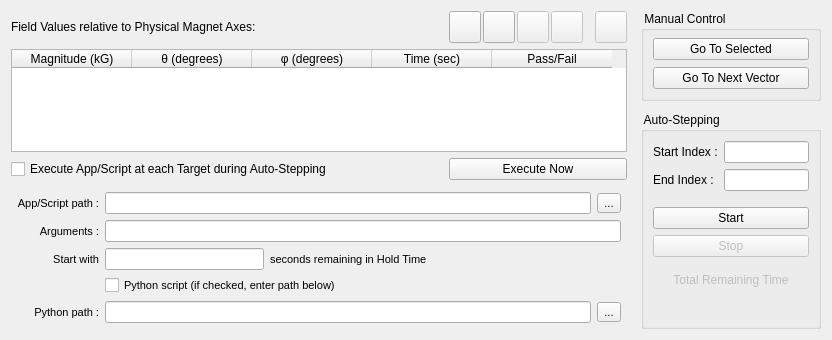
      <widget class="QWidget" name="vectorTableTab">
       <property name="font">
        <font>
         <pointsize>9</pointsize>
         <bold>false</bold>
        </font>
       </property>
       <attribute name="title">
        <string>Vector Table</string>
       </attribute>
       <attribute name="toolTip">
        <string>Vectors relative to physical magnet axes</string>
       </attribute>
       <layout class="QGridLayout" name="vectorTabLayout">
        <property name="horizontalSpacing">
         <number>14</number>
        </property>
        <property name="verticalSpacing">
         <number>6</number>
        </property>
        <item row="0" column="4">
         <widget class="QFrame" name="vectorRowEditFrame">
          <property name="minimumSize">
           <size>
            <width>0</width>
            <height>32</height>
           </size>
          </property>
          <property name="frameShape">
           <enum>QFrame::NoFrame</enum>
          </property>
          <property name="frameShadow">
           <enum>QFrame::Raised</enum>
          </property>
          <property name="lineWidth">
           <number>0</number>
          </property>
          <layout class="QHBoxLayout" name="vectorRowEditHorizontalLayout">
           <property name="spacing">
            <number>2</number>
           </property>
           <property name="leftMargin">
            <number>0</number>
           </property>
           <property name="topMargin">
            <number>0</number>
           </property>
           <property name="rightMargin">
            <number>0</number>
           </property>
           <property name="bottomMargin">
            <number>0</number>
           </property>
           <item>
            <widget class="QToolButton" name="vectorAddRowAboveToolButton">
             <property name="enabled">
              <bool>true</bool>
             </property>
             <property name="minimumSize">
              <size>
               <width>32</width>
               <height>32</height>
              </size>
             </property>
             <property name="toolTip">
              <string>Add Row Above</string>
             </property>
             <property name="text">
              <string/>
             </property>
             <property name="icon">
              <iconset>
               <normalon>:/multiaxis/Resources/insert-above.png</normalon>
              </iconset>
             </property>
             <property name="iconSize">
              <size>
               <width>24</width>
               <height>24</height>
              </size>
             </property>
            </widget>
           </item>
           <item>
            <widget class="QToolButton" name="vectorAddRowBelowToolButton">
             <property name="enabled">
              <bool>true</bool>
             </property>
             <property name="minimumSize">
              <size>
               <width>32</width>
               <height>32</height>
              </size>
             </property>
             <property name="toolTip">
              <string>Add Row Below</string>
             </property>
             <property name="text">
              <string/>
             </property>
             <property name="icon">
              <iconset resource="multiaxisoperation.qrc">
               <normaloff>:/multiaxis/Resources/insert-below.png</normaloff>:/multiaxis/Resources/insert-below.png</iconset>
             </property>
             <property name="iconSize">
              <size>
               <width>24</width>
               <height>24</height>
              </size>
             </property>
            </widget>
           </item>
           <item>
            <widget class="QToolButton" name="vectorRemoveRowToolButton">
             <property name="enabled">
              <bool>false</bool>
             </property>
             <property name="minimumSize">
              <size>
               <width>32</width>
               <height>32</height>
              </size>
             </property>
             <property name="toolTip">
              <string>Delete Row</string>
             </property>
             <property name="text">
              <string/>
             </property>
             <property name="icon">
              <iconset resource="multiaxisoperation.qrc">
               <normaloff>:/multiaxis/Resources/delete-row.png</normaloff>:/multiaxis/Resources/delete-row.png</iconset>
             </property>
             <property name="iconSize">
              <size>
               <width>24</width>
               <height>24</height>
              </size>
             </property>
            </widget>
           </item>
           <item>
            <widget class="QToolButton" name="vectorTableClearToolButton">
             <property name="enabled">
              <bool>false</bool>
             </property>
             <property name="minimumSize">
              <size>
               <width>32</width>
               <height>32</height>
              </size>
             </property>
             <property name="toolTip">
              <string>Clear Table</string>
             </property>
             <property name="text">
              <string/>
             </property>
             <property name="icon">
              <iconset resource="multiaxisoperation.qrc">
               <normaloff>:/multiaxis/Resources/erase-table.png</normaloff>:/multiaxis/Resources/erase-table.png</iconset>
             </property>
             <property name="iconSize">
              <size>
               <width>24</width>
               <height>24</height>
              </size>
             </property>
            </widget>
           </item>
           <item>
            <spacer name="tableToolBarSpacer">
             <property name="orientation">
              <enum>Qt::Horizontal</enum>
             </property>
             <property name="sizeType">
              <enum>QSizePolicy::Fixed</enum>
             </property>
             <property name="sizeHint" stdset="0">
              <size>
               <width>10</width>
               <height>20</height>
              </size>
             </property>
            </spacer>
           </item>
           <item>
            <widget class="QToolButton" name="pswitchToggleToolButton">
             <property name="enabled">
              <bool>false</bool>
             </property>
             <property name="minimumSize">
              <size>
               <width>32</width>
               <height>32</height>
              </size>
             </property>
             <property name="toolTip">
              <string>Toggle Persistence for All Entries</string>
             </property>
             <property name="text">
              <string/>
             </property>
             <property name="icon">
              <iconset resource="multiaxisoperation.qrc">
               <normaloff>:/multiaxis/Resources/pswitch.png</normaloff>:/multiaxis/Resources/pswitch.png</iconset>
             </property>
             <property name="iconSize">
              <size>
               <width>24</width>
               <height>24</height>
              </size>
             </property>
            </widget>
           </item>
          </layout>
         </widget>
        </item>
        <item row="0" column="5" rowspan="4">
         <widget class="QFrame" name="vectorControlFrame">
          <property name="maximumSize">
           <size>
            <width>180</width>
            <height>16777215</height>
           </size>
          </property>
          <property name="frameShape">
           <enum>QFrame::NoFrame</enum>
          </property>
          <property name="frameShadow">
           <enum>QFrame::Raised</enum>
          </property>
          <property name="lineWidth">
           <number>0</number>
          </property>
          <layout class="QVBoxLayout" name="controlFrameLayout">
           <property name="spacing">
            <number>11</number>
           </property>
           <property name="leftMargin">
            <number>0</number>
           </property>
           <property name="topMargin">
            <number>0</number>
           </property>
           <property name="rightMargin">
            <number>0</number>
           </property>
           <property name="bottomMargin">
            <number>0</number>
           </property>
           <item>
            <widget class="QGroupBox" name="manualVectorControlGroupBox">
             <property name="title">
              <string> Manual Control </string>
             </property>
             <layout class="QVBoxLayout" name="manualControlLayout">
              <property name="spacing">
               <number>7</number>
              </property>
              <property name="topMargin">
               <number>7</number>
              </property>
              <item>
               <widget class="QPushButton" name="goToSelectedButton">
                <property name="toolTip">
                 <string>Goes to first row in selection</string>
                </property>
                <property name="text">
                 <string>Go To Selected</string>
                </property>
               </widget>
              </item>
              <item>
               <widget class="QPushButton" name="goToNextVectorButton">
                <property name="minimumSize">
                 <size>
                  <width>150</width>
                  <height>0</height>
                 </size>
                </property>
                <property name="toolTip">
                 <string>Goes to next vector in table</string>
                </property>
                <property name="text">
                 <string>Go To Next Vector</string>
                </property>
               </widget>
              </item>
             </layout>
            </widget>
           </item>
           <item>
            <widget class="QGroupBox" name="autoStepGroupBox">
             <property name="minimumSize">
              <size>
               <width>0</width>
               <height>211</height>
              </size>
             </property>
             <property name="title">
              <string> Auto-Stepping </string>
             </property>
             <layout class="QGridLayout" name="autostepLayout">
              <item row="1" column="1">
               <widget class="QLineEdit" name="endIndexEdit"/>
              </item>
              <item row="6" column="0" colspan="2">
               <widget class="QLabel" name="autostepRemainingTimeLabel">
                <property name="enabled">
                 <bool>false</bool>
                </property>
                <property name="text">
                 <string>Total Remaining Time</string>
                </property>
                <property name="alignment">
                 <set>Qt::AlignCenter</set>
                </property>
               </widget>
              </item>
              <item row="7" column="0" colspan="2">
               <widget class="QLabel" name="autostepRemainingTimeValue">
                <property name="enabled">
                 <bool>false</bool>
                </property>
                <property name="text">
                 <string/>
                </property>
                <property name="alignment">
                 <set>Qt::AlignCenter</set>
                </property>
               </widget>
              </item>
              <item row="8" column="1">
               <spacer name="verticalSpacer_2">
                <property name="orientation">
                 <enum>Qt::Vertical</enum>
                </property>
                <property name="sizeType">
                 <enum>QSizePolicy::MinimumExpanding</enum>
                </property>
                <property name="sizeHint" stdset="0">
                 <size>
                  <width>20</width>
                  <height>10</height>
                 </size>
                </property>
               </spacer>
              </item>
              <item row="3" column="0" colspan="2">
               <widget class="QPushButton" name="autostepStartButton">
                <property name="text">
                 <string>Start</string>
                </property>
               </widget>
              </item>
              <item row="2" column="1">
               <spacer name="verticalSpacer">
                <property name="orientation">
                 <enum>Qt::Vertical</enum>
                </property>
                <property name="sizeType">
                 <enum>QSizePolicy::Preferred</enum>
                </property>
                <property name="sizeHint" stdset="0">
                 <size>
                  <width>20</width>
                  <height>10</height>
                 </size>
                </property>
               </spacer>
              </item>
              <item row="4" column="0" colspan="2">
               <widget class="QPushButton" name="autostartStopButton">
                <property name="enabled">
                 <bool>false</bool>
                </property>
                <property name="text">
                 <string>Stop</string>
                </property>
               </widget>
              </item>
              <item row="0" column="1">
               <widget class="QLineEdit" name="startIndexEdit"/>
              </item>
              <item row="0" column="0">
               <widget class="QLabel" name="startIndexLabel">
                <property name="text">
                 <string>Start Index :</string>
                </property>
               </widget>
              </item>
              <item row="1" column="0">
               <widget class="QLabel" name="endIndexLabel">
                <property name="text">
                 <string>End Index :</string>
                </property>
               </widget>
              </item>
              <item row="5" column="1">
               <spacer name="verticalSpacer_5">
                <property name="orientation">
                 <enum>Qt::Vertical</enum>
                </property>
                <property name="sizeType">
                 <enum>QSizePolicy::Preferred</enum>
                </property>
                <property name="sizeHint" stdset="0">
                 <size>
                  <width>20</width>
                  <height>10</height>
                 </size>
                </property>
               </spacer>
              </item>
             </layout>
            </widget>
           </item>
          </layout>
         </widget>
        </item>
        <item row="1" column="0" colspan="5">
         <widget class="QTableWidgetWithCopyPaste" name="vectorsTableWidget">
          <property name="font">
           <font>
            <pointsize>9</pointsize>
            <bold>false</bold>
           </font>
          </property>
          <property name="sizeAdjustPolicy">
           <enum>QAbstractScrollArea::AdjustToContents</enum>
          </property>
          <property name="alternatingRowColors">
           <bool>false</bool>
          </property>
          <property name="selectionMode">
           <enum>QAbstractItemView::SingleSelection</enum>
          </property>
          <property name="selectionBehavior">
           <enum>QAbstractItemView::SelectRows</enum>
          </property>
          <property name="gridStyle">
           <enum>Qt::SolidLine</enum>
          </property>
          <property name="wordWrap">
           <bool>false</bool>
          </property>
          <attribute name="horizontalHeaderMinimumSectionSize">
           <number>80</number>
          </attribute>
          <attribute name="horizontalHeaderDefaultSectionSize">
           <number>120</number>
          </attribute>
          <attribute name="verticalHeaderMinimumSectionSize">
           <number>24</number>
          </attribute>
          <attribute name="verticalHeaderDefaultSectionSize">
           <number>26</number>
          </attribute>
          <column>
           <property name="text">
            <string>Magnitude (kG)</string>
           </property>
           <property name="font">
            <font/>
           </property>
          </column>
          <column>
           <property name="text">
            <string>θ (degrees)</string>
           </property>
           <property name="font">
            <font/>
           </property>
          </column>
          <column>
           <property name="text">
            <string>φ (degrees)</string>
           </property>
           <property name="font">
            <font/>
           </property>
          </column>
          <column>
           <property name="text">
            <string>Time (sec)</string>
           </property>
           <property name="font">
            <font/>
           </property>
          </column>
          <column>
           <property name="text">
            <string>Pass/Fail</string>
           </property>
          </column>
         </widget>
        </item>
        <item row="2" column="0">
         <widget class="QCheckBox" name="executeCheckBox">
          <property name="minimumSize">
           <size>
            <width>0</width>
            <height>20</height>
           </size>
          </property>
          <property name="maximumSize">
           <size>
            <width>16777215</width>
            <height>20</height>
           </size>
          </property>
          <property name="toolTip">
           <string>Launches the specified app or script in the background at each table target</string>
          </property>
          <property name="text">
           <string>Execute App/Script at each Target during Auto-Stepping</string>
          </property>
         </widget>
        </item>
        <item row="3" column="0" colspan="5">
         <widget class="QFrame" name="appFrame">
          <property name="sizePolicy">
           <sizepolicy hsizetype="Preferred" vsizetype="Fixed">
            <horstretch>0</horstretch>
            <verstretch>0</verstretch>
           </sizepolicy>
          </property>
          <property name="minimumSize">
           <size>
            <width>0</width>
            <height>137</height>
           </size>
          </property>
          <property name="font">
           <font>
            <pointsize>8</pointsize>
            <bold>false</bold>
           </font>
          </property>
          <property name="frameShape">
           <enum>QFrame::NoFrame</enum>
          </property>
          <property name="frameShadow">
           <enum>QFrame::Plain</enum>
          </property>
          <layout class="QGridLayout" name="appLayout">
           <property name="leftMargin">
            <number>6</number>
           </property>
           <property name="topMargin">
            <number>6</number>
           </property>
           <property name="rightMargin">
            <number>6</number>
           </property>
           <property name="bottomMargin">
            <number>6</number>
           </property>
           <item row="1" column="4">
            <widget class="QToolButton" name="appLocationButton">
             <property name="toolTip">
              <string>Browse for location...</string>
             </property>
             <property name="text">
              <string>...</string>
             </property>
            </widget>
           </item>
           <item row="5" column="4">
            <widget class="QToolButton" name="pythonLocationButton">
             <property name="toolTip">
              <string>Browse for Python location...</string>
             </property>
             <property name="text">
              <string>...</string>
             </property>
            </widget>
           </item>
           <item row="1" column="0">
            <widget class="QLabel" name="appLocationLabel">
             <property name="text">
              <string>App/Script path :</string>
             </property>
             <property name="alignment">
              <set>Qt::AlignRight|Qt::AlignTrailing|Qt::AlignVCenter</set>
             </property>
            </widget>
           </item>
           <item row="3" column="4">
            <spacer name="horizontalSpacer_7">
             <property name="orientation">
              <enum>Qt::Horizontal</enum>
             </property>
             <property name="sizeType">
              <enum>QSizePolicy::Minimum</enum>
             </property>
             <property name="sizeHint" stdset="0">
              <size>
               <width>10</width>
               <height>20</height>
              </size>
             </property>
            </spacer>
           </item>
           <item row="3" column="2">
            <widget class="QLabel" name="appStartLabel2">
             <property name="text">
              <string>seconds remaining in Hold Time</string>
             </property>
            </widget>
           </item>
           <item row="3" column="0">
            <widget class="QLabel" name="appStartLabel1">
             <property name="text">
              <string>Start with</string>
             </property>
             <property name="alignment">
              <set>Qt::AlignRight|Qt::AlignTrailing|Qt::AlignVCenter</set>
             </property>
            </widget>
           </item>
           <item row="5" column="0">
            <widget class="QLabel" name="pythonPathLabel">
             <property name="text">
              <string>Python path :</string>
             </property>
             <property name="alignment">
              <set>Qt::AlignRight|Qt::AlignTrailing|Qt::AlignVCenter</set>
             </property>
            </widget>
           </item>
           <item row="4" column="1" colspan="4">
            <widget class="QCheckBox" name="pythonCheckBox">
             <property name="text">
              <string>Python script (if checked, enter path below)</string>
             </property>
            </widget>
           </item>
           <item row="3" column="1">
            <widget class="QLineEdit" name="appStartEdit">
             <property name="minimumSize">
              <size>
               <width>0</width>
               <height>20</height>
              </size>
             </property>
             <property name="alignment">
              <set>Qt::AlignCenter</set>
             </property>
            </widget>
           </item>
           <item row="2" column="0">
            <widget class="QLabel" name="appArgsLabel">
             <property name="text">
              <string>Arguments :</string>
             </property>
             <property name="alignment">
              <set>Qt::AlignRight|Qt::AlignTrailing|Qt::AlignVCenter</set>
             </property>
            </widget>
           </item>
           <item row="3" column="3">
            <spacer name="horizontalSpacer_8">
             <property name="orientation">
              <enum>Qt::Horizontal</enum>
             </property>
             <property name="sizeHint" stdset="0">
              <size>
               <width>40</width>
               <height>20</height>
              </size>
             </property>
            </spacer>
           </item>
           <item row="1" column="1" colspan="3">
            <widget class="QLineEdit" name="appLocationEdit">
             <property name="minimumSize">
              <size>
               <width>0</width>
               <height>20</height>
              </size>
             </property>
            </widget>
           </item>
           <item row="5" column="1" colspan="3">
            <widget class="QLineEdit" name="pythonPathEdit">
             <property name="minimumSize">
              <size>
               <width>0</width>
               <height>21</height>
              </size>
             </property>
            </widget>
           </item>
           <item row="2" column="1" colspan="4">
            <widget class="QLineEdit" name="appArgsEdit">
             <property name="minimumSize">
              <size>
               <width>0</width>
               <height>20</height>
              </size>
             </property>
            </widget>
           </item>
          </layout>
         </widget>
        </item>
        <item row="2" column="4">
         <widget class="QPushButton" name="executeNowButton">
          <property name="sizePolicy">
           <sizepolicy hsizetype="Preferred" vsizetype="Fixed">
            <horstretch>0</horstretch>
            <verstretch>0</verstretch>
           </sizepolicy>
          </property>
          <property name="minimumSize">
           <size>
            <width>100</width>
            <height>0</height>
           </size>
          </property>
          <property name="maximumSize">
           <size>
            <width>16777215</width>
            <height>16777215</height>
           </size>
          </property>
          <property name="text">
           <string>Execute Now</string>
          </property>
         </widget>
        </item>
        <item row="2" column="1" colspan="3">
         <spacer name="horizontalSpacer_6">
          <property name="orientation">
           <enum>Qt::Horizontal</enum>
          </property>
          <property name="sizeType">
           <enum>QSizePolicy::Preferred</enum>
          </property>
          <property name="sizeHint" stdset="0">
           <size>
            <width>79</width>
            <height>21</height>
           </size>
          </property>
         </spacer>
        </item>
        <item row="0" column="0" colspan="4">
         <widget class="QLabel" name="fieldValuesTableLabel">
          <property name="maximumSize">
           <size>
            <width>16777215</width>
            <height>26</height>
           </size>
          </property>
          <property name="text">
           <string>Field Values relative to Physical Magnet Axes:</string>
          </property>
         </widget>
        </item>
       </layout>
      </widget>
